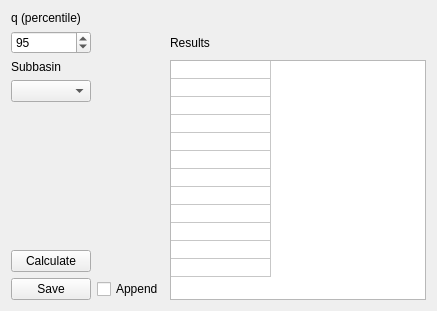
               <widget class="QWidget" name="tab_3">
                <attribute name="title">
                 <string>Qq</string>
                </attribute>
                <layout class="QGridLayout" name="gridLayout_11">
                 <item row="0" column="0">
                  <widget class="QLabel" name="label_11">
                   <property name="text">
                    <string>q (percentile)</string>
                   </property>
                  </widget>
                 </item>
                 <item row="1" column="0">
                  <widget class="QSpinBox" name="QqSpin">
                   <property name="toolTip">
                    <string>In each month, this percentage of the subbasin's outflows will be atleast the figure calculated.</string>
                   </property>
                   <property name="maximum">
                    <number>100</number>
                   </property>
                   <property name="value">
                    <number>95</number>
                   </property>
                  </widget>
                 </item>
                 <item row="1" column="2">
                  <widget class="QLabel" name="label_17">
                   <property name="text">
                    <string>Results</string>
                   </property>
                  </widget>
                 </item>
                 <item row="2" column="0">
                  <widget class="QLabel" name="label_12">
                   <property name="text">
                    <string>Subbasin</string>
                   </property>
                  </widget>
                 </item>
                 <item row="2" column="2" rowspan="5">
                  <widget class="QTableWidget" name="QqResults">
                   <property name="editTriggers">
                    <set>QAbstractItemView::NoEditTriggers</set>
                   </property>
                   <property name="showDropIndicator" stdset="0">
                    <bool>false</bool>
                   </property>
                   <property name="dragDropOverwriteMode">
                    <bool>false</bool>
                   </property>
                   <property name="wordWrap">
                    <bool>false</bool>
                   </property>
                   <property name="cornerButtonEnabled">
                    <bool>false</bool>
                   </property>
                   <property name="rowCount">
                    <number>12</number>
                   </property>
                   <property name="columnCount">
                    <number>1</number>
                   </property>
                   <attribute name="horizontalHeaderVisible">
                    <bool>false</bool>
                   </attribute>
                   <attribute name="horizontalHeaderDefaultSectionSize">
                    <number>100</number>
                   </attribute>
                   <attribute name="horizontalHeaderHighlightSections">
                    <bool>false</bool>
                   </attribute>
                   <attribute name="horizontalHeaderMinimumSectionSize">
                    <number>50</number>
                   </attribute>
                   <attribute name="verticalHeaderVisible">
                    <bool>false</bool>
                   </attribute>
                   <attribute name="verticalHeaderDefaultSectionSize">
                    <number>18</number>
                   </attribute>
                   <attribute name="verticalHeaderMinimumSectionSize">
                    <number>18</number>
                   </attribute>
                   <row/>
                   <row/>
                   <row/>
                   <row/>
                   <row/>
                   <row/>
                   <row/>
                   <row/>
                   <row/>
                   <row/>
                   <row/>
                   <row/>
                   <column/>
                  </widget>
                 </item>
                 <item row="3" column="0">
                  <widget class="QComboBox" name="QqSubbasin">
                   <property name="toolTip">
                    <string>Select subbasin.  Watershed outlet is selected initially as default.</string>
                   </property>
                  </widget>
                 </item>
                 <item row="4" column="0">
                  <spacer name="verticalSpacer_2">
                   <property name="orientation">
                    <enum>Qt::Vertical</enum>
                   </property>
                   <property name="sizeHint" stdset="0">
                    <size>
                     <width>20</width>
                     <height>136</height>
                    </size>
                   </property>
                  </spacer>
                 </item>
                 <item row="5" column="0">
                  <widget class="QPushButton" name="QqCalculate">
                   <property name="text">
                    <string>Calculate</string>
                   </property>
                  </widget>
                 </item>
                 <item row="6" column="0">
                  <widget class="QPushButton" name="QqSave">
                   <property name="toolTip">
                    <string>&lt;!DOCTYPE HTML PUBLIC &quot;-//W3C//DTD HTML 4.0//EN&quot; &quot;http://www.w3.org/TR/REC-html40/strict.dtd&quot;&gt;
&lt;html&gt;&lt;head&gt;&lt;meta name=&quot;qrichtext&quot; content=&quot;1&quot; /&gt;&lt;style type=&quot;text/css&quot;&gt;
p, li { white-space: pre-wrap; }
&lt;/style&gt;&lt;/head&gt;&lt;body style=&quot; font-family:'MS Shell Dlg 2'; font-size:8.25pt; font-weight:400; font-style:normal;&quot;&gt;
&lt;p style=&quot; margin-top:0px; margin-bottom:0px; margin-left:0px; margin-right:0px; -qt-block-indent:0; text-indent:0px;&quot;&gt;&lt;span style=&quot; font-size:8pt;&quot;&gt;Save results in text file.  If file exists and Append is ticked, results are apprnded to existing file.&lt;/span&gt;&lt;/p&gt;&lt;/body&gt;&lt;/html&gt;</string>
                   </property>
                   <property name="text">
                    <string>Save</string>
                   </property>
                  </widget>
                 </item>
                 <item row="6" column="1">
                  <widget class="QCheckBox" name="QqAppend">
                   <property name="text">
                    <string>Append</string>
                   </property>
                  </widget>
                 </item>
                </layout>
               </widget>
